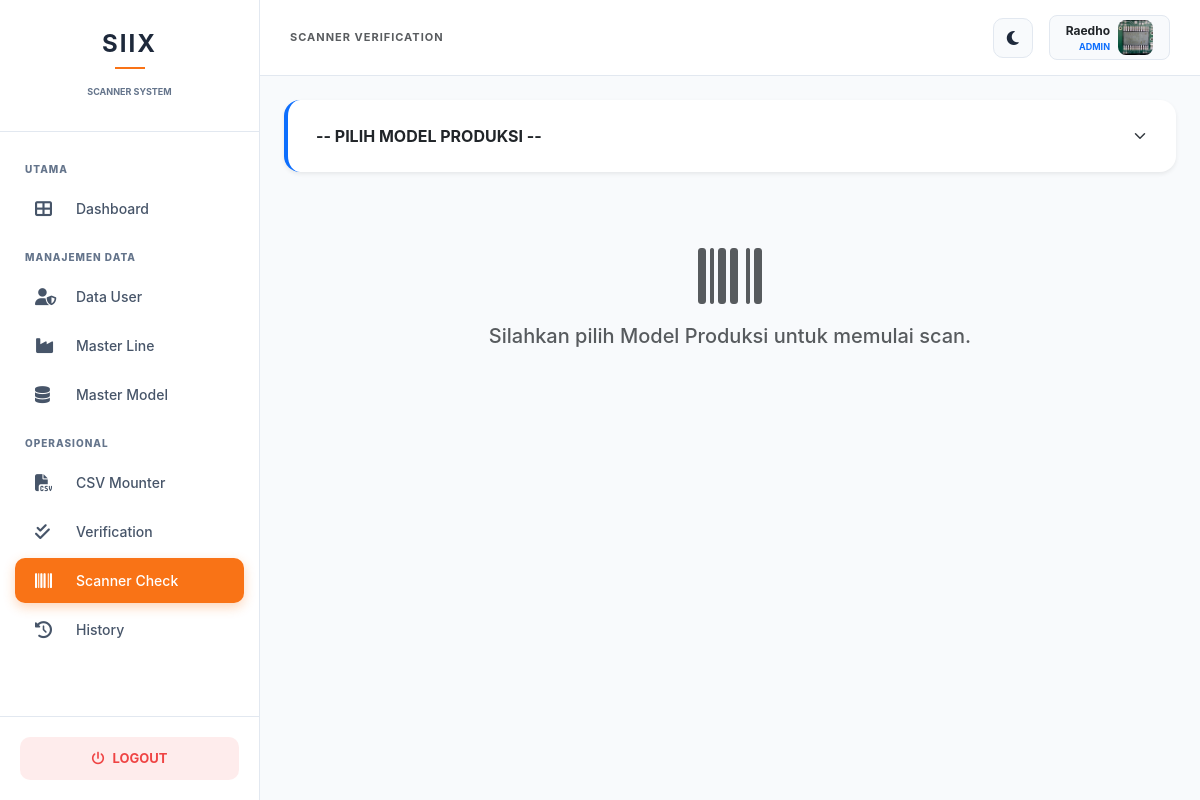
The app's page /admin/scanner_check.php (signed in) with its own data.
### tables this page shows
CREATE TABLE `users` (
  `id` int(11) NOT NULL,
  `username` varchar(50) NOT NULL,
  `nama_karyawan` varchar(100) DEFAULT NULL,
  `password` varchar(255) NOT NULL,
  `role` enum('admin','user') DEFAULT 'user',
  `foto` varchar(255) DEFAULT 'default.png'
);

### admin/scanner_check.php (the view, shortened to what this page needs)
<?php
include '../config/koneksi.php';
$user_login = $_SESSION['username'];
$query_user = mysqli_query($conn, "SELECT * FROM users WHERE username = '$user_login'");
$data_user = mysqli_fetch_assoc($query_user);
$selected_bom = null;
$items = [];
?>
<!DOCTYPE html>
<html lang="id">
<head>
    <link href="https://cdn.jsdelivr.net/npm/bootstrap@5.3.0/dist/css/bootstrap.min.css" rel="stylesheet">
    <link rel="stylesheet" href="https://cdnjs.cloudflare.com/ajax/libs/font-awesome/6.4.0/css/all.min.css">
</head>
<body data-bs-theme="light">
<nav id="sidebar">
    <div class="sidebar-header">
        <h4 class="fw-bold mb-0" style="letter-spacing: 2px;">SIIX</h4>
        <div style="height: 2px; width: 30px; background: var(--accent); margin: 8px auto;"></div>
        <small style="font-size: 9px; color: var(--text-muted); font-weight: 700;">SCANNER SYSTEM</small>
    </div>
    <div class="sidebar-menu">
        <div class="menu-label">Utama</div>
        <a href="dashboard.php"><i class="fas fa-th-large me-3"></i> Dashboard</a>
        <div class="menu-label">Manajemen Data</div>
        <a href="users.php"><i class="fas fa-user-shield me-3"></i> Data User</a>
        <a href="master_line.php"><i class="fas fa-industry me-3"></i> Master Line</a>
        <a href="master_data.php"><i class="fas fa-database me-3"></i> Master Model</a>
        <div class="menu-label">Operasional</div>
        <a href="csv_mounter.php"><i class="fas fa-file-csv me-3"></i> CSV Mounter</a>
        <a href="bom_check.php"><i class="fas fa-check-double me-3"></i> Verification</a>
        <a href="scanner_check.php" class="active"><i class="fas fa-barcode me-3"></i> Scanner Check</a>
        <a href="history_scanner.php"><i class="fas fa-clock-rotate-left me-3"></i> History</a>
    </div>
    <div class="sidebar-footer">
        <a href="../logout.php" style="width: 100%; display: flex; align-items: center; justify-content: center; padding: 12px; color: #ef4444; text-decoration: none; background: rgba(239, 68, 68, 0.1); border-radius: 10px; font-weight: 700; font-size: 13px;">
            <i class="fas fa-power-off me-2"></i> LOGOUT
        </a>
    </div>
</nav>
<div class="main-content">
    <div class="top-nav d-flex justify-content-between align-items-center">
        <h6 class="mb-0 fw-bold text-muted text-uppercase" style="font-size: 11px; letter-spacing: 1px;">Scanner Verification</h6>
        <div class="d-flex align-items-center gap-3">
            <button class="theme-toggle" id="darkModeToggle"><i class="fas fa-moon" id="themeIcon"></i></button>
            <div class="d-flex align-items-center gap-2 px-3 py-1 rounded-3" style="background: var(--bg-body); border: 1px solid var(--nav-border);">
                <div class="text-end text-dark">
                    <p class="mb-0 fw-bold" style="font-size: 12px;"><?= $data_user['nama_karyawan'] ?? 'Admin' ?></p>
                    <p class="mb-0 text-primary fw-bold" style="font-size: 9px; text-transform: uppercase;"><?= $_SESSION['role'] ?></p>
                </div>
                <img src="../assets/img/profile/<?= (!empty($data_user['foto'])) ? $data_user['foto'] : 'default.png' ?>" style="width: 35px; height: 35px; border-radius: 8px; object-fit: cover;">
            </div>
        </div>
    </div>
    <div class="p-4">
        <div class="card border-0 shadow-sm rounded-4 p-3 mb-4 border-start border-4 border-primary" style="background: var(--bg-card);">
            <form action="" method="GET">
                <select name="bom_id" class="form-select border-0 bg-transparent fw-bold text-main" onchange="this.form.submit()" style="height: 40px; cursor: pointer;">
                    <option value="">-- PILIH MODEL PRODUKSI --</option>
                </select>
            </form>
        </div>
        <?php if ($selected_bom): ?>
        <div class="row g-4">
            <div class="col-lg-7">
                <div class="card-custom">
                    <div id="statusBanner" class="status-banner bg-light">
                        <p id="statusSub" class="small fw-bold text-muted mb-1">READY TO START</p>
                        <h1 id="statusMain">PILIH PART</h1>
                    </div>
                    <div class="step-progress">
                        <div class="step-item" id="step-PART"><i class="fas fa-barcode d-block mb-1"></i>SAP</div>
                        <div class="step-item" id="step-CLL"><i class="fas fa-link d-block mb-1"></i>CLL</div>
                        <div class="step-item" id="step-SIZE"><i class="fas fa-ruler d-block mb-1"></i>SIZE</div>
                        <div class="step-item" id="step-TYPE"><i class="fas fa-tag d-block mb-1"></i>TYPE</div>
                        <div class="step-item" id="step-PITCH"><i class="fas fa-arrows-h d-block mb-1"></i>PITCH</div>
                    </div>
                    <div class="p-4 text-center">
                        <span class="badge bg-dark rounded-pill mb-4 px-4 py-2" id="cycleIndicator" style="letter-spacing: 1px;">CYCLE 0/3</span>
                        <input type="text" id="mainScanner" class="form-control large-input mb-4" placeholder="Select item from list..." disabled autocomplete="off">
                        <div class="info-board">
                            <div class="row g-4 text-center">
                                <div class="col-6 border-end border-secondary border-opacity-25">
                                    <span class="info-label">PART TARGET</span>
                                    <span class="info-value text-warning" id="dispPn">-</span>
                                </div>
                                <div class="col-6">
                                    <span class="info-label">LAST CLL</span>
                                    <span class="info-value" id="dispCll">-</span>
                                </div>
                                <div class="col-12"><hr class="my-0 border-secondary border-opacity-25"></div>
                                <div class="col-4 border-end border-secondary border-opacity-25">
                                    <span class="info-label">SIZE</span><span class="info-value" id="dispSize">-</span>
                                </div>
                                <div class="col-4 border-end border-secondary border-opacity-25">
                                    <span class="info-label">TYPE</span><span class="info-value" id="dispType">-</span>
                                </div>
                                <div class="col-4">
                                    <span class="info-label">PITCH</span><span class="info-value" id="dispPitch">-</span>
                                </div>
                            </div>
                        </div>
                    </div>
                </div>
            </div>
            <div class="col-lg-5">
                <div class="d-flex justify-content-between align-items-center mb-3">
                    <h6 class="fw-bold text-muted mb-0"><i class="fas fa-list-ul me-2 text-primary"></i>CHECKLIST KOMPONEN</h6>
                    <span class="badge bg-primary bg-opacity-10 text-primary px-3 rounded-pill"><?= count($items) ?> TOTAL</span>
                </div>
                <div style="max-height: 600px; overflow-y: auto; padding-right: 10px;">
                    <?php foreach($items as $sap_full):
                        $p_v = array_values(array_filter(explode('@', $sap_full)));
                        $pn_v = $p_v[0] ?? 'N/A';
                        $mid = md5($sap_full);
                    ?>
                        <div class="comp-card" id="card-<?= $mid ?>" onclick="initiateScan('<?= $mid ?>', '<?= $pn_v ?>')">
                            <div>
                                <div class="fw-bold text-main" style="font-size: 15px;"><?= $pn_v ?></div>
                                <small class="text-muted" style="font-size: 10px; font-family: monospace;"><?= $sap_full ?></small>
                            </div>
                            <div class="d-flex gap-2">
                                <div class="dot-check" id="dot-1-<?= $mid ?>"></div>
                                <div class="dot-check" id="dot-2-<?= $mid ?>"></div>
                                <div class="dot-check" id="dot-3-<?= $mid ?>"></div>
                            </div>
                        </div>
                    <?php endforeach; ?>
                </div>
            </div>
        </div>
        <?php else: ?>
            <div class="text-center py-5">
                <i class="fas fa-barcode fa-4x text-muted opacity-20 mb-3"></i>
                <h5 class="text-muted">Silahkan pilih Model Produksi untuk memulai scan.</h5>
            </div>
        <?php endif; ?>
    </div>
</div>
</body>
</html>

### admin/scanner_check.php (style rules this page uses)
:root { --bg-body: #f8fafc; --bg-sidebar: #ffffff; --bg-card: #ffffff; --text-main: #1e293b; --text-muted: #64748b; --sidebar-text: #475569; --sidebar-hover: #f1f5f9; --nav-border: #e2e8f0; --accent: #f97316; --sidebar-header-text: #1e293b; }
body { background-color: var(--bg-body); color: var(--text-main); font-family: 'Inter', sans-serif; transition: all 0.3s ease; overflow-x: hidden; }
#sidebar { width: 260px; height: 100vh; position: fixed; background: var(--bg-sidebar); display: flex; flex-direction: column; z-index: 1000; transition: 0.3s ease; border-right: 1px solid var(--nav-border); }
.sidebar-header { padding: 30px 25px; text-align: center; border-bottom: 1px solid var(--nav-border); }
.sidebar-header h4 { color: var(--sidebar-header-text); }
.sidebar-menu { flex: 1; padding: 15px 0; overflow-y: auto; }
.sidebar-menu .menu-label { padding: 15px 25px 5px; font-size: 10px; font-weight: 800; color: var(--text-muted); text-transform: uppercase; letter-spacing: 1px; }
.sidebar-menu a { padding: 12px 20px; margin: 4px 15px; display: flex; align-items: center; color: var(--sidebar-text); text-decoration: none; transition: 0.2s; font-size: 14px; border-radius: 10px; font-weight: 500; }
.sidebar-menu a i { width: 25px; font-size: 17px; }
.sidebar-menu a.active { color: #fff; background: var(--accent); box-shadow: 0 4px 12px rgba(249, 115, 22, 0.3); }
.sidebar-footer { padding: 20px; border-top: 1px solid var(--nav-border); }
.main-content { margin-left: 260px; width: calc(100% - 260px); min-height: 100vh; transition: 0.3s; }
.top-nav { background: var(--bg-card); padding: 15px 30px; border-bottom: 1px solid var(--nav-border); position: sticky; top: 0; z-index: 999; }
.theme-toggle { cursor: pointer; width: 40px; height: 40px; border-radius: 10px; display: flex; align-items: center; justify-content: center; background: var(--bg-body); color: var(--text-main); border: 1px solid var(--nav-border); }

### records on screen
users: nama_karyawan "Raedho", foto (picture)

### other values on screen
$_SESSION['role'] "ADMIN"
